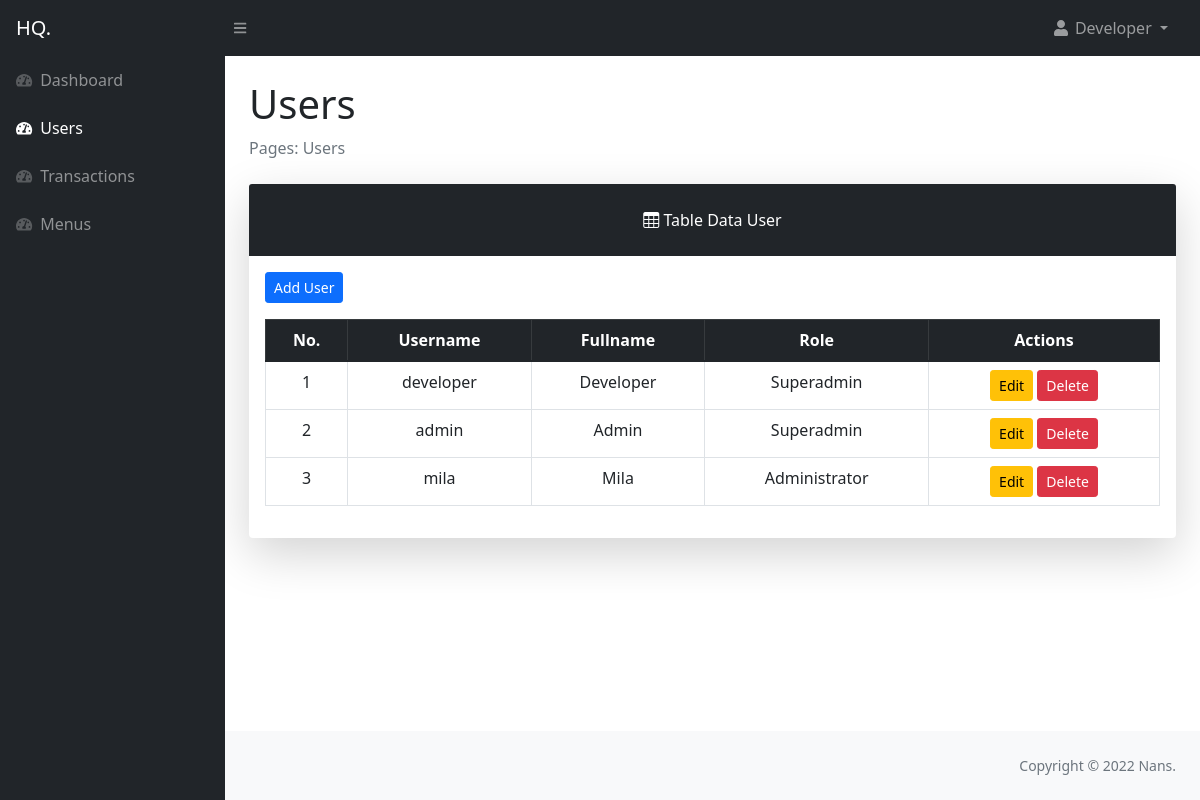
The page /layouts/dashboard/index.php?page=users (signed in) on the database its author committed.
### tables this page shows
CREATE TABLE `users` (
  `user_id` int(11) NOT NULL,
  `username` varchar(12) NOT NULL,
  `fullname` varchar(255) NOT NULL,
  `password` varchar(255) NOT NULL,
  `role_id` int(2) NOT NULL
);

CREATE TABLE `roles` (
  `role_id` int(11) NOT NULL,
  `role_level` varchar(255) NOT NULL
);

### config/config.php (called while the page is built, shortened)
<?php
$conn = mysqli_connect("localhost", "root", "root", "php_marketing") or die(mysqli_connect_error($conn));
function query($query)
{
  global $conn;
  $result = mysqli_query($conn, $query);
  while ($row = mysqli_fetch_assoc($result)) {
    $rows[] = $row;
  }
  return $rows;
}

### layouts/dashboard/users/index.php (the view, shortened to what this page needs)
<?php
require '../../config/config.php';
$users = query("SELECT * FROM users INNER JOIN roles ON roles.role_id = users.role_id");
$no = 1
?>
<main>
    <div class="container-fluid px-4">
        <h1 class="mt-4">Users</h1>
        <ol class="breadcrumb mb-4">
            <li class="breadcrumb-item active">Pages: Users</li>
        </ol>
        <div class="card shadow-lg border-0 mb-4">
            <div class="card-header border-0 text-center p-4 bg-dark text-white">
                <i class="bi bi-table"></i>
                Table Data User
            </div>
            <div class="card-body border-0">
                <a href="?page=users/create" class="btn btn-sm btn-primary mb-3">Add User</a>
                <table class="table table-bordered table-hover table-responsive-sm text-center rounded">
                    <thead class="table-dark">
                        <th scope="col">No.</th>
                        <th scope="col">Username</th>
                        <th scope="col">Fullname</th>
                        <th scope="col">Role</th>
                        <th scope="col">Actions</th>
                    </thead>
                    <tbody>
                        <?php foreach ($users as $user) : ?>
                            <tr>
                                <td><?= $no++; ?></td>
                                <td><?= $user['username']; ?></td>
                                <td class="text-capitalize"><?= $user['fullname']; ?></td>
                                <td class="text-capitalize"><?= $user['role_level']; ?>
                                </td>
                                <td>
                                    <a href="index.php?page=users/update&id=<?= $user['user_id'] ?>" class="btn btn-sm btn-warning">Edit</a>
                                    <a href="index.php?page=users/delete&id=<?= $user['user_id'] ?>" class="btn btn-sm btn-danger" onclick="return confirm('Are you sure to delete user?')">Delete</a>
                                </td>
                            </tr>
                        <?php endforeach; ?>
                    </tbody>
                </table>
            </div>
        </div>
</main>

### layouts/dashboard/index.php (shortened to what this page needs)
<!DOCTYPE html>
<html lang="en">
<head>
    <?php include '../components/dashboard-css.php'; ?>
</head>
<body class="sb-nav-fixed">
    <?php include '../components/topnav.php'; ?>
    <div id="layoutSidenav">
        <div id="layoutSidenav_nav">
            <?php include '../components/sidenav.php'; ?>
        </div>
        <div id="layoutSidenav_content">
            <?php include 'controllerDashboard.php'; ?>
            <footer class="py-4 bg-light mt-auto">
                <div class="container-fluid px-4">
                    <div class="d-flex align-items-center justify-content-between small">
                        <div class="text-muted ms-auto">Copyright &copy; 2022 Nans.</div>
                    </div>
                </div>
            </footer>
        </div>
    </div>
</body>
</html>

### layouts/components/dashboard-css.php (shortened to what this page needs)
<link href="https://cdn.jsdelivr.net/npm/bootstrap-icons@1.4.1/font/bootstrap-icons.css" rel="stylesheet" />
<link rel="stylesheet" href="../../assets/css/bootstrap.min.css">
<link rel="stylesheet" href="../../assets/css/dashboard-style.css">
<link href="https://cdn.jsdelivr.net/npm/simple-datatables@latest/dist/style.css" rel="stylesheet" />

### layouts/components/topnav.php (shortened to what this page needs)
<nav class="sb-topnav navbar navbar-expand navbar-dark bg-dark">
    <a class="navbar-brand ps-3" href="index.php?page=dashboard">HQ.</a>
    <button class="btn btn-link btn-sm order-1 order-lg-0 me-4 me-lg-0" id="sidebarToggle" href="#!"><i class="fas fa-bars"></i></button>
    <div class="d-none d-md-inline-block ms-auto">
        <ul class="navbar-nav ms-auto ms-md-0 me-3 me-lg-4">
            <li class="nav-item dropdown">
                <a class="nav-link dropdown-toggle" id="navbarDropdown" href="#" role="button" data-bs-toggle="dropdown" aria-expanded="false">
                    <i class="fas fa-user fa-fw"></i>
                    <span class="text-capitalize"> <?= $_SESSION['username'] ?></span>
                </a>
            </li>
        </ul>
</nav>

### layouts/components/sidenav.php (shortened to what this page needs)
<nav class="sb-sidenav accordion sb-sidenav-dark" id="sidenavAccordion">
    <div class="sb-sidenav-menu">
        <div class="nav">
            <a class="nav-link <?php if ($_GET['page'] === 'dashboard') echo 'active' ?>" href="index.php?page=dashboard">
                <div class="sb-nav-link-icon"><i class="fas fa-tachometer-alt"></i></div>
                Dashboard
            </a>
            <?php if ($sidenav = 'superadmin') : ?>
                <a class="nav-link <?php if ($_GET['page'] === 'users') echo 'active' ?>" href="index.php?page=users">
                    <div class="sb-nav-link-icon"><i class="fas fa-tachometer-alt"></i></div>
                    Users
                </a>
                <a class="nav-link <?php if ($_GET['page'] === 'transactions') echo 'active' ?>" href="index.php?page=transactions">
                    <div class="sb-nav-link-icon"><i class="fas fa-tachometer-alt"></i></div>
                    Transactions
                </a>
                <a class="nav-link <?php if ($_GET['page'] === 'menus') echo 'active' ?>" href="index.php?page=menus">
                    <div class="sb-nav-link-icon"><i class="fas fa-tachometer-alt"></i></div>
                    Menus
                </a>
            <?php endif ?>
        </div>
    </div>
</nav>

### layouts/dashboard/controllerDashboard.php (shortened to what this page needs)
<?php
$page = (isset($_GET['page'])) ? $_GET['page'] : '';
switch ($page) {
    case 'users':
        include "users/index.php";
        break;
}

### rows shown on the page
users: username "developer", fullname "Developer", role.role_level "Superadmin"
users: username "admin", fullname "Admin", role.role_level "Superadmin"
users: username "mila", fullname "Mila", role.role_level "Administrator"

### other values the page prints
$_SESSION['username'] "Developer"
